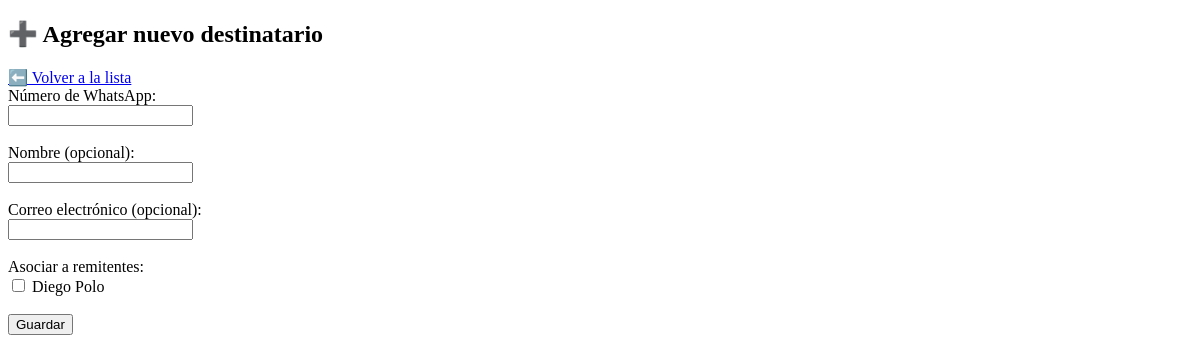
The app's page /destinatarios/agregar (signed in), older data.
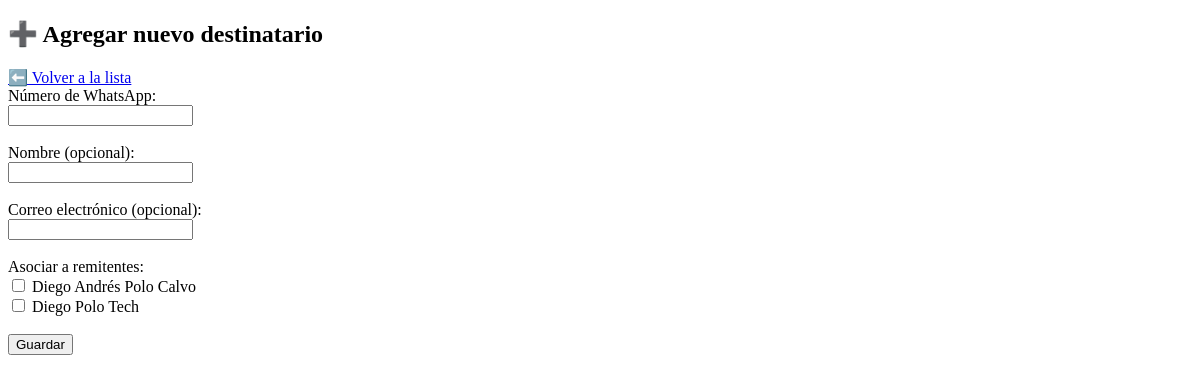
The same page, newer data.
### app/models.py (models this page shows)
class Remitente(db.Model):
    __tablename__ = 'remitentes'
    id = db.Column(db.Integer, primary_key=True)
    email = db.Column(db.String(255), nullable=False)
    nombre = db.Column(db.String(255), nullable=True)
    activo = db.Column(db.Boolean, default=True)
    tipo = db.Column(db.String(50), nullable=False)  # puede ser 'correo' o 'dominio'
    destinatarios = db.relationship(
        'Destinatario',
        secondary=remitente_destinatario,
        back_populates='remitentes'
    )

### app/routes/destinatarios.py (the view, shortened to what this page needs)
@destinatarios_bp.route('/agregar', methods=["GET", "POST"])
@login_required
def agregar_destinatario():
    remitentes = Remitente.query.all()
    return render_template("destinatarios/agregar.html", remitentes=remitentes)

### app/routes/main.py (called while the page is built)
@login_manager.user_loader
def load_user(user_id):
    return Usuario.query.get(int(user_id))

### app/templates/destinatarios/agregar.html (shortened to what this page needs)
<!DOCTYPE html>
<html lang="es">
<head>
</head>
<body>
  <h2>➕ Agregar nuevo destinatario</h2>
  <a href="{{ url_for('destinatarios.lista_destinatarios') }}">⬅️ Volver a la lista</a>
  <form method="post">
    <label>Número de WhatsApp:</label><br>
    <input type="text" name="numero" required><br><br>
    <label>Nombre (opcional):</label><br>
    <input type="text" name="nombre"><br><br>
    <label>Correo electrónico (opcional):</label><br>
    <input type="email" name="correo"><br><br>
    <label>Asociar a remitentes:</label><br>
    {% for remitente in remitentes %}
      <input type="checkbox" name="remitentes" value="{{ remitente.id }}"> {{ remitente.nombre or remitente.email }}<br>
    {% endfor %}
    <br>
    <button type="submit">Guardar</button>
  </form>
</body>
</html>

Row changes from the older to the newer data that the page shows:
changed Remitente: nombre "Diego Polo" → "Diego Andrés Polo Calvo"
added Remitente: nombre "Diego Polo Tech"
